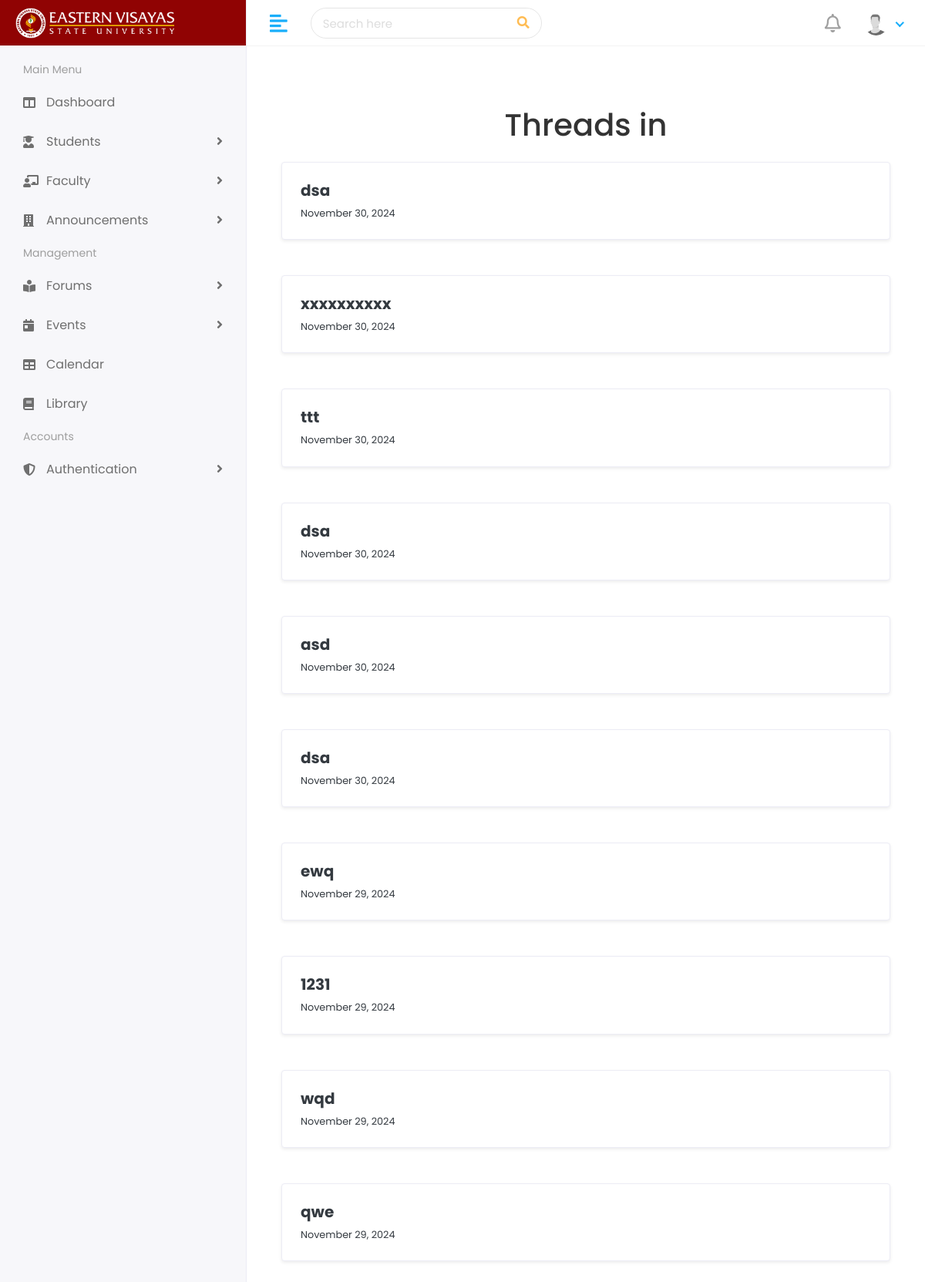
The page /forum/threads/ on the database its author committed.
### discussion/models.py (models this page shows, shortened)
class Thread(models.Model):
    title = models.CharField(max_length=255)
    content = models.TextField()
    category = models.ForeignKey(Category, on_delete=models.CASCADE)
    created_by = models.ForeignKey(settings.AUTH_USER_MODEL, on_delete=models.CASCADE)  # Uses custom user model
    created_at = models.DateTimeField(auto_now_add=True)
    enable_voting = models.BooleanField(default=False)
    upvotes = models.ManyToManyField(settings.AUTH_USER_MODEL, related_name='upvoted_threads', blank=True)
    class Meta:
        ordering = ('-created_at',)

### discussion/views.py (the view)
# urls.py: path('threads/', views.thread_list, name='thread_list'),
def thread_list(request):
    threads = Thread.objects.all()
    return render(request, 'forum/thread_list.html', {'threads': threads})

### school/context_processors.py (called while the page is built, shortened)
def notification_context(request):
    return {
        'unread_notifications': [],
        'unread_notification_count': 0,
    }

### templates/forum/thread_list.html (shortened to what this page needs)
{% extends 'Home/admin-base.html' %}
{% load static %}
{% block body %}
<div class="page-wrapper">
    <div class="content container-fluid">
        <div class="container-fluid mt-5">
            <h1 class="text-center mb-4">Threads in {{ category.name }}</h1>
            <div class="row">
                {% for thread in threads %}
                    <div class="col-12 mb-3">
                        <div class="card post-card shadow-sm">
                            <a href="{% url 'thread_detail' thread.id %}" class="text-dark">
                                <div class="card-body">
                                    <h5 class="card-title mb-2 font-weight-bold">
                                        {{ thread.title }}
                                    </h5>
                                    <p class="card-text small">{{ thread.created_at|date:"F j, Y" }}</p>
                                </div>
                            </a>
                        </div>
                    </div>
                {% empty %}
                    <div class="col-12 text-center">
                        <p class="text-muted small">No threads available in this category.</p>
                    </div>
                {% endfor %}
            </div>
        </div>
    </div>
</div>
{% endblock %}

### static/assets/css/style.css (style rules this page uses)
html { height: 100%; }
body { background-color: #fff; color: #333; font-family: 'Poppins', sans-serif; font-size: 1rem; height: 100%; line-height: 1.5; overflow-x: hidden; }
h1, h2, h3, h4, h5, h6 { font-family: 'Poppins', sans-serif; margin-top: 0; }
a { color: #009ce7; }
input, button, a { transition: all 0.4s ease; -moz-transition: all 0.4s ease; -o-transition: all 0.4s ease; -ms-transition: all 0.4s ease; -webkit-transition: all 0.4s ease; }
.card { border: 1px solid #ececf5; box-shadow: 0 1px 3px 0 rgba(0, 0, 0, 0.03); margin-bottom: 1.875rem; }
.card-body { padding: 1.5rem; }
.page-wrapper { margin-left: 320px; padding-top: 60px; position: relative; transition: all 0.4s ease; }
.page-wrapper > .content { padding: 1.875rem 1.875rem 0; }

### templates/forum/thread_list.html (style rules this page uses)
.card { cursor: pointer; transition: transform 0.2s ease-in-out, box-shadow 0.2s ease-in-out; }

### rows shown on the page
Thread: title "dsa", created_at "November 30, 2024"
Thread: title "xxxxxxxxxx", created_at "November 30, 2024"
Thread: title "ttt", created_at "November 30, 2024"
Thread: title "dsa", created_at "November 30, 2024"
Thread: title "asd", created_at "November 30, 2024"
Thread: title "dsa", created_at "November 30, 2024"
Thread: title "ewq", created_at "November 29, 2024"
Thread: title "1231", created_at "November 29, 2024"
Thread: title "wqd", created_at "November 29, 2024"
Thread: title "qwe", created_at "November 29, 2024"
